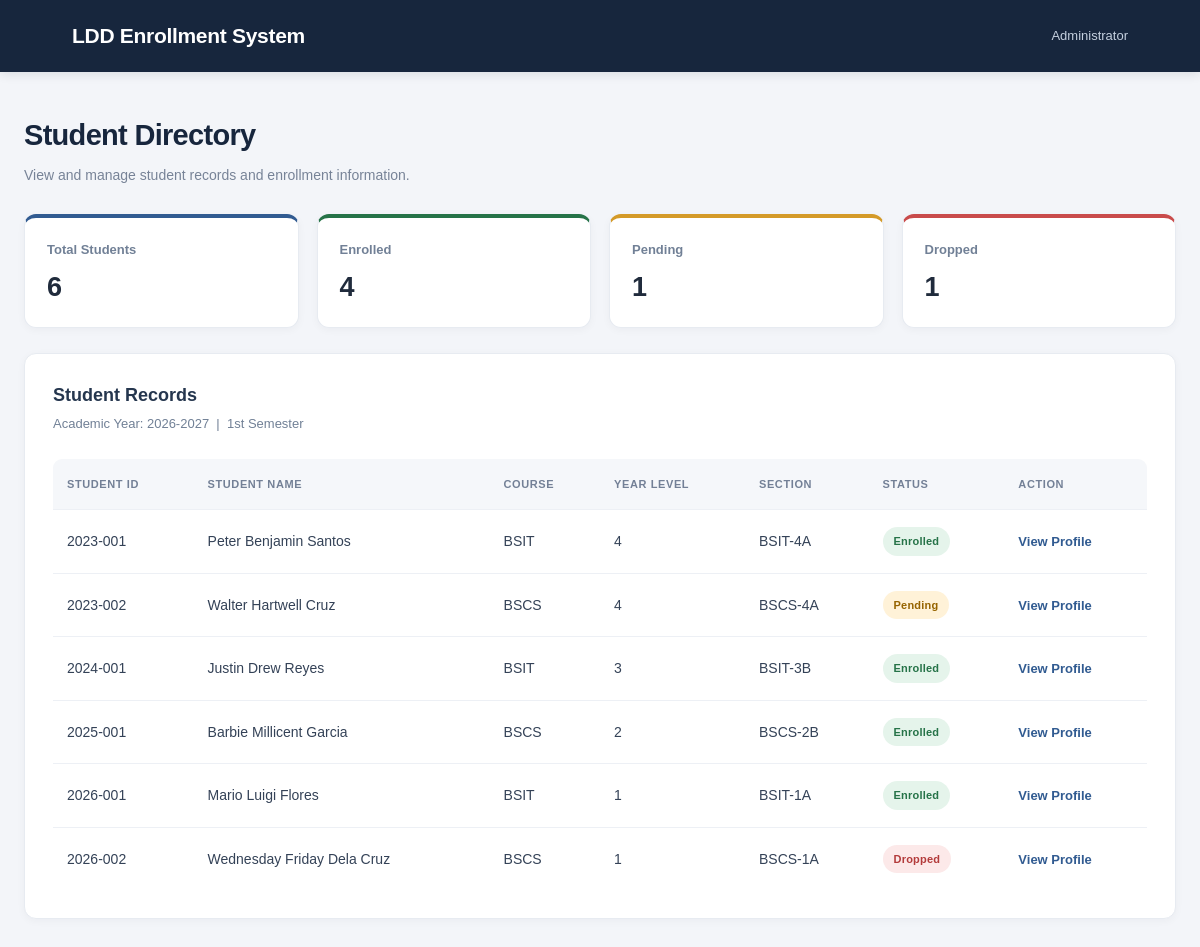
The page / on the database its author committed.
### students/models.py (models this page shows, shortened)
class Student(models.Model):
    student_id = models.CharField(max_length=20, unique=True)
    first_name = models.CharField(max_length=100)
    middle_name = models.CharField(max_length=100, blank=True)
    last_name = models.CharField(max_length=100)
    birth_date = models.DateField()
    gender = models.CharField(max_length=20)
    nationality = models.CharField(max_length=50)
    email = models.EmailField(unique=True)
    phone_number = models.CharField(max_length=20)
    address = models.TextField()
    course = models.CharField(max_length=100)
    previous_school = models.CharField(max_length=200)
    educational_background = models.TextField(blank=True)
    guardian_name = models.CharField(max_length=200)
    guardian_relationship = models.CharField(max_length=50)
    guardian_contact = models.CharField(max_length=20)
    admission_date = models.DateField()
    @property
    def full_name(self):
        return " ".join(
            part for part in [
                self.first_name,
                self.middle_name,
                self.last_name
            ] if part
        )

class Enrollment(models.Model):
    SEMESTER_CHOICES = [
        ("1st Semester", "1st Semester"),
        ("2nd Semester", "2nd Semester"),
        ("Summer", "Summer"),
    ]
    STATUS_CHOICES = [
        ("Enrolled", "Enrolled"),
        ("Pending", "Pending"),
        ("Dropped", "Dropped"),
        ("Cancelled", "Cancelled"),
    ]
    student = models.ForeignKey(
        Student,
        on_delete=models.CASCADE,
        related_name="enrollments"
    )
    academic_year = models.CharField(max_length=9)
    semester = models.CharField(
        max_length=20,
        choices=SEMESTER_CHOICES
    )
    year_level = models.PositiveIntegerField()
    section = models.CharField(max_length=50)
    application_date = models.DateField()
    enrollment_date = models.DateField(
        null=True,
        blank=True
    )
    status = models.CharField(
        max_length=20,
        choices=STATUS_CHOICES,
        default="Pending"
    )
    class Meta:
        ordering = ["-academic_year", "semester"]
        constraints = [
            models.UniqueConstraint(
                fields=["student", "academic_year", "semester"],
                name="unique_student_semester_enrollment"
            )
        ]

### students/views.py (the view)
# urls.py: path("", views.student_list, name="student_list"),
def student_list(request):
    students = Student.objects.prefetch_related("enrollments").order_by(
        "student_id"
    )
    for student in students:
        current_enrollment = student.enrollments.filter(
            academic_year=CURRENT_ACADEMIC_YEAR,
            semester=CURRENT_SEMESTER
        ).first()
        student.current_enrollment = current_enrollment
        student.current_status = (
            current_enrollment.status if current_enrollment else "Not Enrolled"
        )
    total_students = len(students)
    enrolled_count = sum(
        student.current_status == "Enrolled" for student in students
    )
    pending_count = sum(
        student.current_status == "Pending" for student in students
    )
    dropped_count = sum(
        student.current_status == "Dropped" for student in students
    )
    return render(request, "students/student_list.html", {
        "students": students,
        "current_academic_year": CURRENT_ACADEMIC_YEAR,
        "current_semester": CURRENT_SEMESTER,
        "total_students": total_students,
        "enrolled_count": enrolled_count,
        "pending_count": pending_count,
        "dropped_count": dropped_count,
    })

### students/templates/students/student_list.html (shortened to what this page needs)
{% load static %}
<!DOCTYPE html>
<html lang="en">
<head>
    <link rel="stylesheet" href="{% static 'students/style.css' %}">
</head>
<body>
<header class="header">
    <div class="brand">LDD Enrollment System</div>
    <span>Administrator</span>
</header>
<main class="container">
    <div class="page-heading">
        <div>
            <h1>Student Directory</h1>
            <p>View and manage student records and enrollment information.</p>
        </div>
    </div>
    <section class="dashboard-summary">
        <div class="summary-card total-card">
            <div class="summary-content">
                <p>Total Students</p>
                <h2>{{ total_students }}</h2>
            </div>
        </div>
        <div class="summary-card enrolled-card">
            <div class="summary-content">
                <p>Enrolled</p>
                <h2>{{ enrolled_count }}</h2>
            </div>
        </div>
        <div class="summary-card pending-card">
            <div class="summary-content">
                <p>Pending</p>
                <h2>{{ pending_count }}</h2>
            </div>
        </div>
        <div class="summary-card dropped-card">
            <div class="summary-content">
                <p>Dropped</p>
                <h2>{{ dropped_count }}</h2>
            </div>
        </div>
    </section>
    <section class="card">
        <div class="card-heading">
            <div>
                <h2>Student Records</h2>
                <p>
                    Academic Year: {{ current_academic_year }}
                    &nbsp;|&nbsp;
                    {{ current_semester }}
                </p>
            </div>
        </div>
        <div class="table-wrapper">
            <table>
                <thead>
                    <tr>
                        <th>Student ID</th>
                        <th>Student Name</th>
                        <th>Course</th>
                        <th>Year Level</th>
                        <th>Section</th>
                        <th>Status</th>
                        <th>Action</th>
                    </tr>
                </thead>
                <tbody>
                    {% for student in students %}
                    <tr>
                        <td>{{ student.student_id }}</td>
                        <td>{{ student.full_name }}</td>
                        <td>{{ student.course }}</td>
                        <td>
                            {% if student.current_enrollment %}
                                {{ student.current_enrollment.year_level }}
                            {% else %}
                                -
                            {% endif %}
                        </td>
                        <td>
                            {% if student.current_enrollment %}
                                {{ student.current_enrollment.section }}
                            {% else %}
                                -
                            {% endif %}
                        </td>
                        <td>
                            <span class="status status-{{ student.current_status|lower|cut:' ' }}">
                                {{ student.current_status }}
                            </span>
                        </td>
                        <td>
                            <a href="{% url 'students:student_profile' student.student_id %}"
                               class="view-link">
                                View Profile
                            </a>
                        </td>
                    </tr>
                    {% empty %}
                    <tr>
                        <td colspan="7" class="empty">
                            No student records available.
                        </td>
                    </tr>
                    {% endfor %}
                </tbody>
            </table>
        </div>
    </section>
</main>
</body>
</html>

### students/static/students/style.css (style rules this page uses)
* { margin: 0; padding: 0; box-sizing: border-box; }
body { font-family: Arial, sans-serif; background: #f3f5f9; color: #202b3c; line-height: 1.5; }
.header { background: #17263d; color: white; padding: 20px 6%; display: flex; justify-content: space-between; align-items: center; box-shadow: 0 2px 10px rgba(23, 38, 61, 0.12); }
.brand { font-size: 21px; font-weight: bold; letter-spacing: -0.3px; }
.header span { font-size: 13px; color: #c5d0df; }
.container { max-width: 1200px; margin: 42px auto; padding: 0 24px; }
.page-heading { display: flex; justify-content: space-between; align-items: center; margin-bottom: 28px; }
.page-heading h1 { font-size: 29px; font-weight: 700; letter-spacing: -0.7px; margin-bottom: 7px; color: #17263d; }
.page-heading p, .card-heading p { color: #778397; font-size: 14px; line-height: 1.6; }
.dashboard-summary { display: grid; grid-template-columns: repeat(4, 1fr); gap: 18px; margin-bottom: 25px; }
.summary-card { background: #ffffff; border: 1px solid #e7ebf1; border-top: 4px solid transparent; border-radius: 12px; padding: 22px; box-shadow: 0 2px 8px rgba(23, 38, 61, 0.04); transition: transform 0.2s ease, box-shadow 0.2s ease; }
.total-card { border-top-color: #315b91; }
.enrolled-card { border-top-color: #267348; }
.pending-card { border-top-color: #d49a28; }
.dropped-card { border-top-color: #c94b4b; }
.summary-content p { color: #718096; font-size: 13px; font-weight: 600; margin-bottom: 10px; }
.summary-content h2 { color: #202b3c; font-size: 27px; font-weight: 700; line-height: 1.3; }
.card { background: #ffffff; border-radius: 12px; padding: 28px; margin-bottom: 22px; border: 1px solid #e7ebf1; box-shadow: 0 2px 8px rgba(23, 38, 61, 0.04); }
.card-heading { display: flex; justify-content: space-between; align-items: center; margin-bottom: 24px; }
.card-heading h2, .info-card h2 { font-size: 18px; font-weight: 700; color: #25364e; margin-bottom: 5px; }
.card-heading p { font-size: 13px; color: #718096; }
.table-wrapper { width: 100%; overflow-x: auto; border-radius: 9px; }
table { width: 100%; border-collapse: separate; border-spacing: 0; min-width: 750px; }
th, td { padding: 17px 14px; text-align: left; border-bottom: 1px solid #edf0f5; font-size: 14px; }
th { background: #f5f7fa; color: #738096; font-size: 11px; font-weight: 700; letter-spacing: 0.6px; text-transform: uppercase; white-space: nowrap; }
td { color: #344257; }
tbody tr { transition: background 0.18s ease; }
tbody tr:last-child td { border-bottom: none; }
.view-link { color: #315b91; text-decoration: none; font-weight: bold; font-size: 13px; white-space: nowrap; transition: color 0.2s ease; }
.status { display: inline-block; padding: 6px 11px; border-radius: 20px; font-size: 11px; font-weight: 700; letter-spacing: 0.2px; white-space: nowrap; }
.status-enrolled { background: #e5f4eb; color: #267348; }
.status-pending { background: #fff2d8; color: #966400; }
.status-dropped { background: #fce9e9; color: #b33b3b; }

### rows shown on the page
Student: student_id "2023-001", full_name "Peter Benjamin Santos", course "BSIT", current_enrollment.year_level "4", current_enrollment.section "BSIT-4A", current_status "Enrolled"
Student: student_id "2023-002", full_name "Walter Hartwell Cruz", course "BSCS", current_enrollment.year_level "4", current_enrollment.section "BSCS-4A", current_status "Pending"
Student: student_id "2024-001", full_name "Justin Drew Reyes", course "BSIT", current_enrollment.year_level "3", current_enrollment.section "BSIT-3B", current_status "Enrolled"
Student: student_id "2025-001", full_name "Barbie Millicent Garcia", course "BSCS", current_enrollment.year_level "2", current_enrollment.section "BSCS-2B", current_status "Enrolled"
Student: student_id "2026-001", full_name "Mario Luigi Flores", course "BSIT", current_enrollment.year_level "1", current_enrollment.section "BSIT-1A", current_status "Enrolled"
Student: student_id "2026-002", full_name "Wednesday Friday Dela Cruz", course "BSCS", current_enrollment.year_level "1", current_enrollment.section "BSCS-1A", current_status "Dropped"

### other values the page prints
{{ total_students }} "6"
{{ enrolled_count }} "4"
{{ pending_count }} "1"
{{ dropped_count }} "1"
{{ current_academic_year }} "2026-2027"
{{ current_semester }} "1st Semester"
